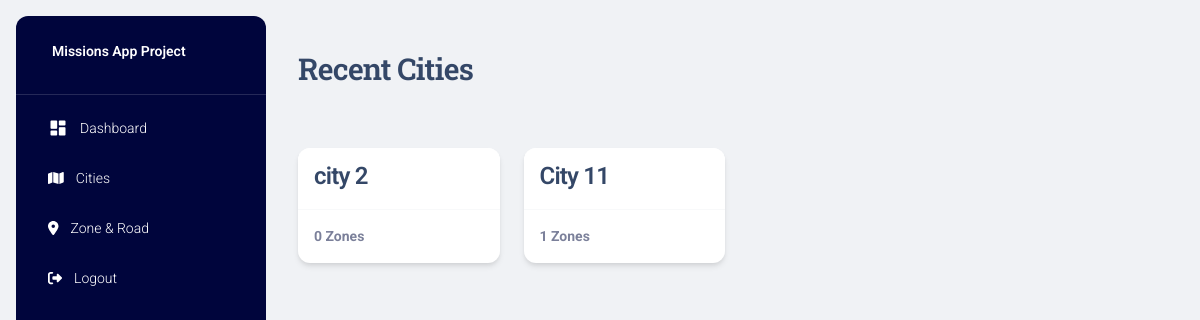
Page / (signed in) on the earlier database version.
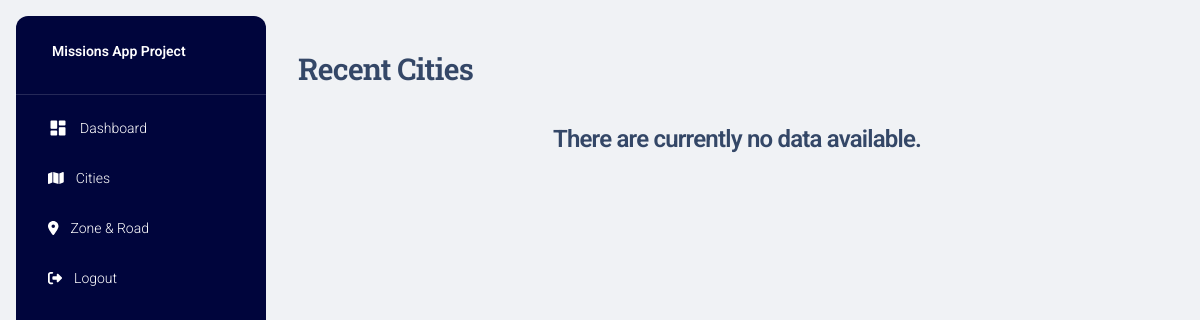
Same page on the later database version.
### project/models.py (models this page shows)
class Guide(db.Model):
    g_id = db.Column(db.Integer, primary_key=True)
    g_title = db.Column(db.String(255), nullable=False)
    g_title_alb = db.Column(db.String(255), nullable=True)

### project/main.py (the view)
@main.route("/")
@login_required
def home():
    guides = db.session.query(Guide.g_id, Guide.g_title, db.func.count(Zone.z_id).label('point_count')) \
                      .outerjoin(Zone, Zone.g_id == Guide.g_id) \
                      .group_by(Guide.g_id) \
                      .order_by(Guide.g_id.desc()) \
                      .all()
    title = 'Dashboard'
    page_title = 'Recent Cities'
    return render_template('home.html', guides=guides, page_title=page_title, title=title)

### project/models.py (called while the page is built)
@login_manager.user_loader
def load_user(user_id):
    return User.query.get(int(user_id))

### project/templates/home.html
{% extends "layout.html" %} {% block title %} {% endblock %} {% block content %}
<div class="container-fluid py-4">
  <h3>{{page_title}}</h3>
  <br>
  <div class="row">
      {% if guides|length == 0 %}
          <div class="col-sm-12">
              <h4 class="text-center">There are currently no data available.</h4>
          </div>
      {% endif %}
      {% for guide in guides %}
          <div class="col-xl-3 col-sm-6 mb-xl-0 mb-4">
              <div class="card" style="margin-top: 25px">
                  <div class="card-header p-3 pt-2">
                      <div class="pt-1">
                          <h4 class="mb-0">
                              {{ guide.g_title }}
                          </h4>
                      </div>
                  </div>
                  <hr class="dark horizontal my-0">
                  <div class="card-footer p-3">
                      <p class="text-sm mb-0 text-capitalize"><b>{{ guide.point_count }} Zones</b></p>
                  </div>
              </div>
          </div>
      {% endfor %}
  </div>
</div>
{% endblock %}

Differences in the rows shown:
removed Guide: g_title "city 2", point_count "0"
removed Guide: g_title "City 11", point_count "1"
Other differences:
text now shown: "There are currently no data available."
